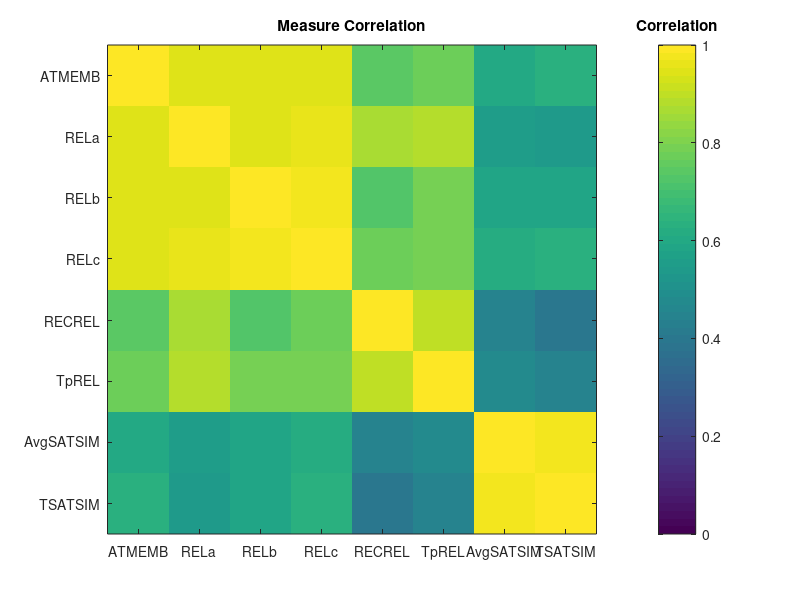

The MATLAB source for this figure:
function correlate_all()

	load TotalMeasuresPrime

	alltables(:,:,1) = ATMEMB_prime;
	alltables(:,:,2) = RELa_prime;
	alltables(:,:,3) = RELb_prime;
	alltables(:,:,4) = RELc_prime;
	alltables(:,:,5) = RECREL_prime;
	alltables(:,:,6) = TpREL_prime;
	alltables(:,:,7) = AvgSATSIM_prime;
	alltables(:,:,8) = TSATSIM_prime;

	for i = 1:size(alltables,3)
		for j = 1:size(alltables,3)
			measureA = alltables(:,:,i);
			measureB = alltables(:,:,j);

			A = [];
			B = [];
			for k = 1:size(measureA,1)-1
				for l = k+1:size(measureA,2)
					A(end+1) = measureA(k,l);
					B(end+1) = measureB(k,l);
				end
			end

			c = corrcoef(A',B');
			correlations(i,j) = c(1,2);
		end
	end
	figure();
	imagesc(correlations); caxis([0 1]);

	aux=(1:8);
	set(gca,'xtick',aux);
	set(gca,'ytick',aux);
	labels = {'ATMEMB';'RELa';'RELb';'RELc';'RECREL';'TpREL';'AvgSATSIM';'TSATSIM'};
	set(gca,'XTickLabel',labels);
	set(gca,'YTickLabel',labels);
	axis square
	title('Measure Correlation')
	c = colorbar;
	title(c,'Correlation')